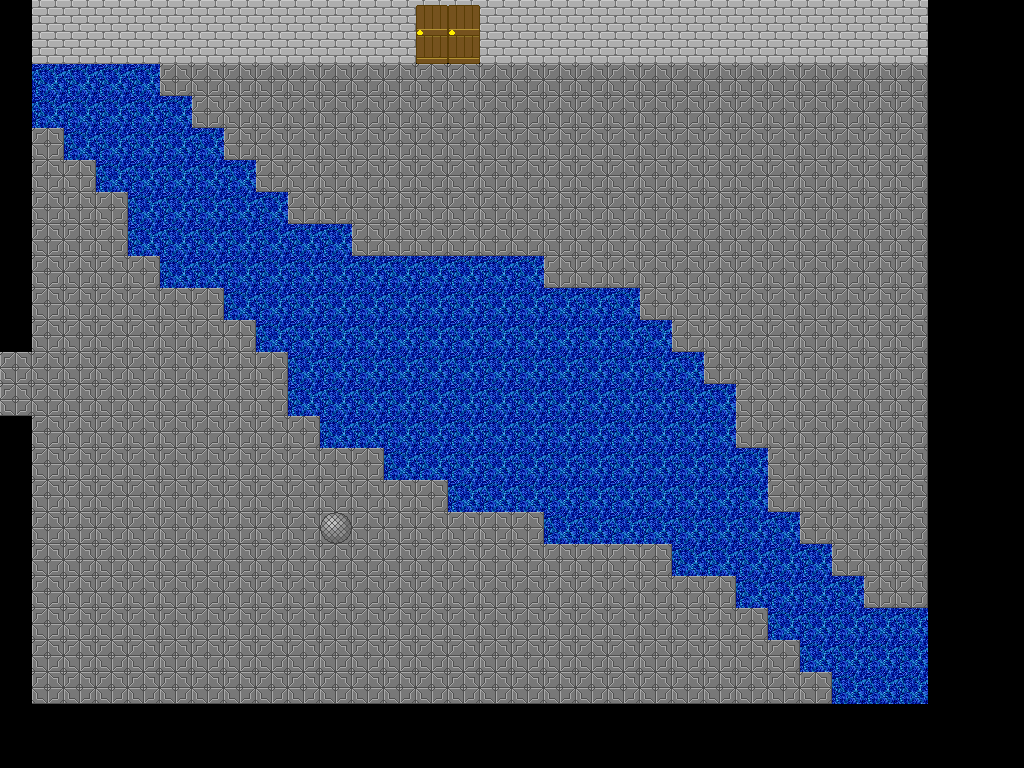

A level layout from a 2D game, rendered from its tile map. Below: a short description, then the map file with tile-grid data replaced by summaries:
An orthogonal 32x24 tile map with 32x32 px tiles, 3 tile layers (background, object, overlay) and 6 objects (6x event).

<map version="1.0" tiledversion="1.1.3" orientation="orthogonal" renderorder="right-down" width="32" height="24" tilewidth="32" tileheight="32" infinite="0" nextobjectid="18">
 <tileset firstgid="1" source="tileset.tsx" />
 <layer name="background" width="32" height="24">
  <data>[768 cells, 768 non-empty, 5 distinct tile ids]</data>
 </layer>
 <layer name="object" width="32" height="24">
  <data>[768 cells, 3 non-empty, 2 distinct tile ids]</data>
 </layer>
 <objectgroup name="collisions">
  <object id="2" name="door_to_02" type="event" x="0" y="352" width="32" height="64">
   <properties>
    <property name="collision" value="TRUE" />
    <property name="collisionType" value="wall" />
    <property name="eventName" value="Teleport" />
    <property name="parameters" value="dungeon_02, 34, 11" />
    <property name="trigger" value="touch" />
   </properties>
  </object>
  <object id="4" name="door_to_01" type="event" x="416" y="32" width="64" height="32">
   <properties>
    <property name="collision" value="TRUE" />
    <property name="collisionType" value="wall" />
    <property name="eventName" value="Teleport" />
    <property name="parameters" value="testRoom, 17, 21" />
    <property name="trigger" value="TOUCH" />
   </properties>
  </object>
  <object id="7" name="Green Lady" type="event" x="576" y="64" width="32" height="32">
   <properties>
    <property name="collision" type="bool" value="false" />
    <property name="collisionType" value="object" />
    <property name="eventName" value="Shopkeeper" />
    <property name="image" value="characters/water_spirit/field/stand/down" />
    <property name="parameters" value="Potion, Tonic, Bronze Sword" />
    <property name="trigger" value="PRESS" />
   </properties>
   <ellipse />
  </object>
  <object id="12" name="chapter0" type="event" x="672" y="128" width="32" height="32">
   <properties>
    <property name="collisionType" value="object" />
    <property name="eventName" value="NovelMode" />
    <property name="image" value="characters/fire_spirit/field/stand/down" />
    <property name="parameters" value="chapter0" />
    <property name="trigger" value="auto" />
   </properties>
  </object>
  <object id="13" name="potion" type="event" gid="20" x="816" y="302" width="32" height="32">
   <properties>
    <property name="collisionType" value="object" />
    <property name="eventName" value="Pickup" />
    <property name="image" value="items/potion/icon" />
    <property name="parameters" value="Potion" />
    <property name="trigger" value="TOUCH" />
   </properties>
  </object>
  <object id="16" name="rock" type="event" x="320" y="512" width="32" height="32">
   <properties>
    <property name="collision" type="bool" value="true" />
    <property name="collisionType" value="object" />
    <property name="eventName" value="Message" />
    <property name="parameters" value="A Rock" />
    <property name="trigger" value="PRESS" />
   </properties>
   <ellipse />
  </object>
 </objectgroup>
 <layer name="overlay" width="32" height="24">
  <data>[768 cells, 0 non-empty, 0 distinct tile ids]</data>
 </layer>
</map>
